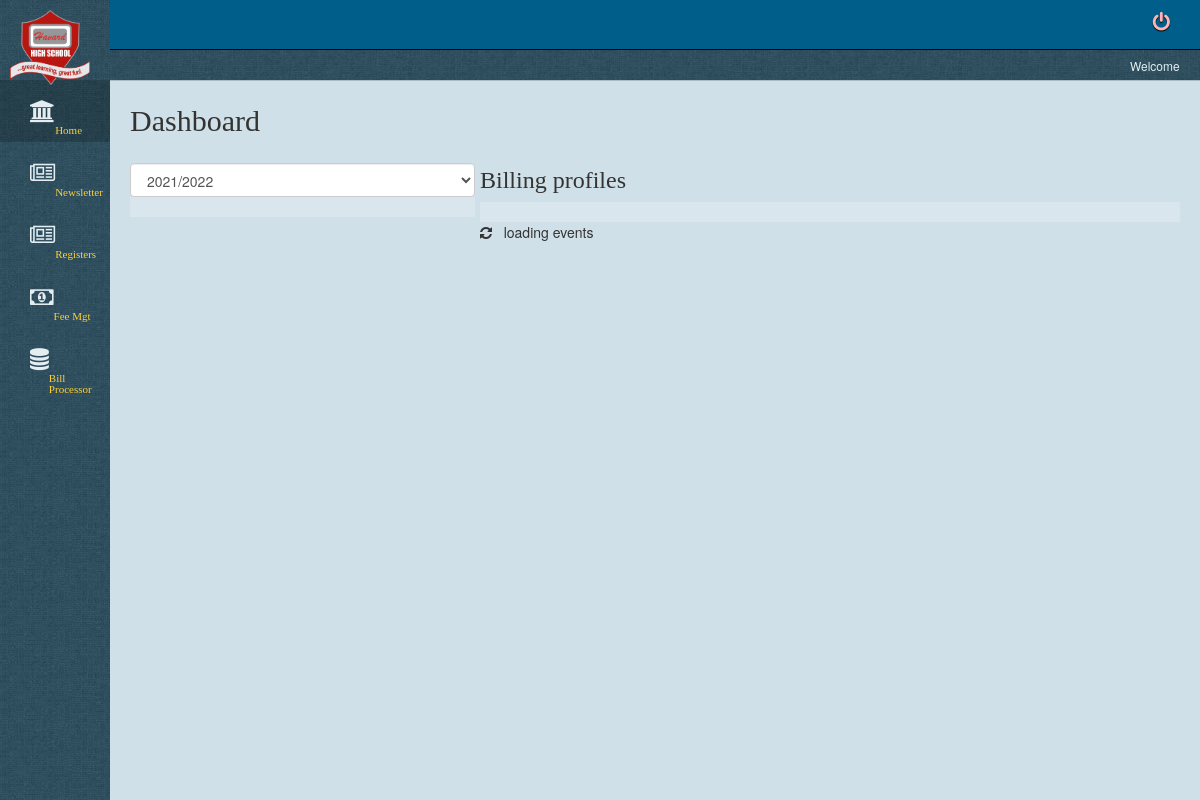
The app's page /portalAdmin/schoolbursar.php, older data.
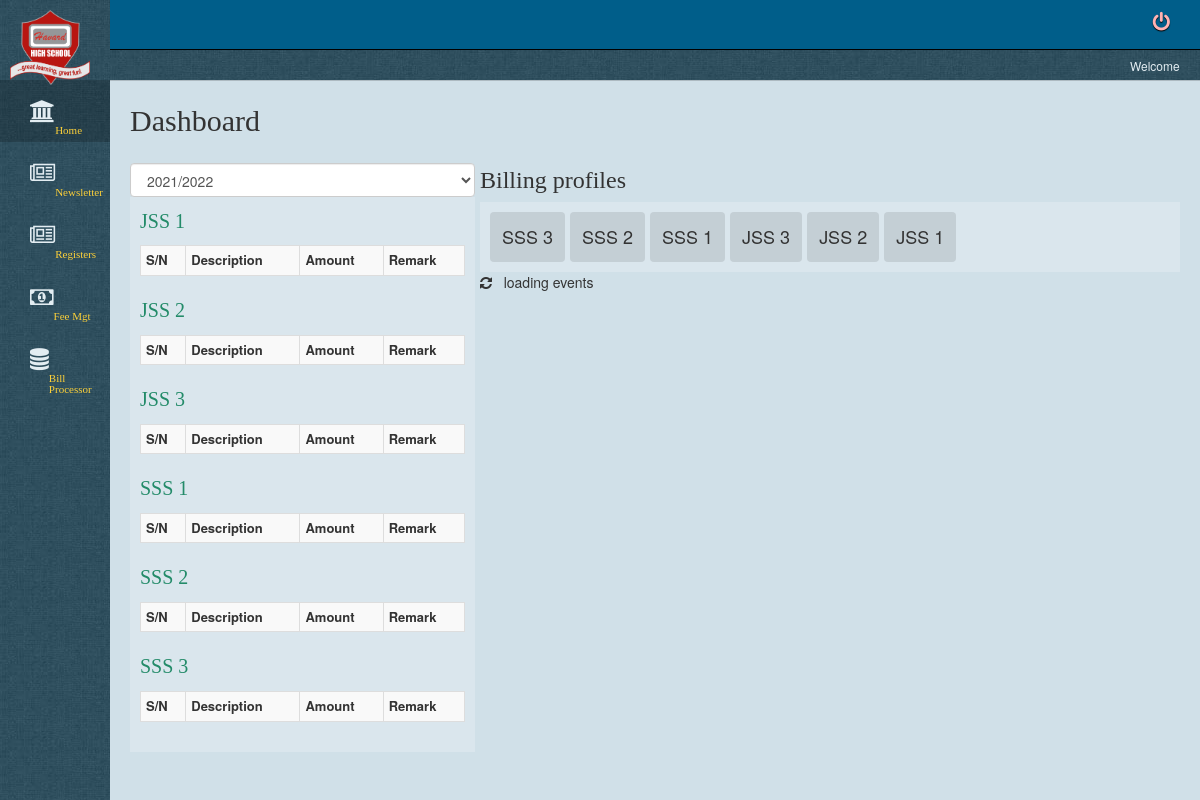
The same page, newer data.
### tables this page shows
CREATE TABLE `paymentcategory` (
  `categoryid` int(11) NOT NULL,
  `paymentname` varchar(30) NOT NULL,
  `session` varchar(15) NOT NULL,
  `paymentdescription` text NOT NULL,
  `term` varchar(20) NOT NULL,
  `dateadded` timestamp NOT NULL DEFAULT current_timestamp()
);

### portalAdmin/schoolbursar.php (the view, shortened to what this page needs)
<?php
include 'PHP/databaseSQLconnectn.php';
?>
<html>
    <head>
        <link href="CSS/hcs.css" rel="stylesheet" type="text/css"/>
        <link href="../CSS/bootstrap.min.css" rel="stylesheet" type="text/css"/>
        <link href="../CSS/fa/css/font-awesome.css" rel="stylesheet" type="text/css"/>
        <link href="JS/summernote.css" rel="stylesheet" type="text/css"/>
    </head>
    <body>
        <div class="clearfix">
            <div class="pull-left menuitems" style="width:110px; background-color:#009CE8; min-height:100%; position:fixed; overflow-x: hidden; background-image: url('../images/background.jpg')">
                <img src='../images/schoollogo.png' width='80' style='position:absolute; top:10px; left:10px; z-index:50'>
                <div class="fa fa-university activemenu menustyling" id="hme" style="margin-top:80px" onclick="menuitems('#home', '#hme')">
                    <span class="dashmenu">Home</span>
                </div><br/>
                <div class="fa fa-newspaper-o menustyling" id="nwsltters" onclick="menuitems('#newsletters', '#nwsltters')">
                    <span class="dashmenu">Newsletter</span>
                </div><br/>
                <div class="fa fa-newspaper-o menustyling" id="reg" onclick="menuitems('#register', '#reg')">
                    <span class="dashmenu">Registers</span>
                </div><br/>
                <div class="fa fa-money menustyling" id="feemanager" onclick="menuitems('#feemngr', '#feemanager');
                        getFeesummary();">
                    <span class="dashmenu" onclick="">Fee Mgt</span>
                </div><br/>
                <div class="fa fa-database menustyling" id="Tsetting" onclick="menuitems('#tsetng', '#Tsetting')">
                    <span class="dashmenu">Bill Processor</span>
                </div><br/>
            </div>
            <div class="pull-right" style="width:calc(100% - 110px); background-color:#D0E0E8; min-height:100%">
                <div class="clearfix" style="height:50px; background-color:#005E8A; border-bottom-style: solid; border-bottom-width:thin; border-bottom-color:#000; box-shadow:0px 0px 1px #000">
                    <span class='pull-right' style="color:#fff; padding:10px; padding-top:12px; margin-right:20px; cursor:pointer">
                        <a href="logout.php"><i class="fa fa-power-off" style='font-size:20px; position:relative; color:#FFB3B3; text-shadow: 0px 1px 1px #000' title='Log out'></i>  </a>
                    </span>
                </div>
                <div style="height:30px; color:#E3EDF2; font-size:12px; padding:7px; text-align: right; background-image: url('../images/background.jpg'); margin-bottom:20px; box-shadow:0px 0px 1px #000">
                    Welcome <?php echo " " . $_SESSION['Name']; ?> &nbsp; &nbsp;
                </div>
                <div style='margin:20px'>
                    <div class='row' style='margin:0px;' id="home">
                        <div style="font-family:raleway; font-size:30px; margin-bottom:20px">
                            Dashboard
                        </div>
                        <div class="col-md-4" style="padding-left:0px; padding-right:5px">
                            <select class="form-control" onchange="loadpayschedule(this.value, 'payschedulepane')">
                                <?php
                                                $year = date("Y")+1;
                                                $yearlast = $year - 1;
                                                $a = 5;
                                                $d = 1;
                                                while ($a > 1) {
                                                    echo "<option>$yearlast/$year</option>";
                                                    $year = $year - $d;
                                                    $yearlast = $year - 1;
                                                    $a--;
                                                }
                                                ?>
                            </select>
                            <div class="col-md-12" style="padding:0px;">
                                <div style="background-color:rgba(255,255,255,0.2); max-height:600px; overflow-y: auto; padding:10px; font-size:12px" id="payschedulepane">
                                    <?php
                                    $k = "select * from paymentcategory order by paymentname asc";
                                    $q = mysqli_query($w, $k);
                                    while ($a = mysqli_fetch_array($q)) {
                                        $paymentname = $a['paymentname'];
                                        echo "<div class='title'>$paymentname</div>";
                                        $prep = "<table class='table table-condensed table-bordered table-striped' style='font-size:12px'><tr style='font-weight:600; font-size:13px'><td>S/N</td><td>Description</td><td>Amount</td><td>Remark</td></tr>";
                                        echo $prep . "</table>";
                                    }
                                    ?>
                                </div>
                            </div>
                        </div>
                        <div class='col-md-8' style="padding:0px">
                            <div style="font-family:raleway; font-size:24px; font-weight:400; margin-bottom:5px">
                                Billing profiles
                            </div>
                            <div style="background-color:rgba(255,255,255,0.2); padding:10px">
                                <?php
                                $ga = "select * from paymentcategory order by dateadded desc";
                                $op = mysqli_query($w, $ga);
                                while ($bg = mysqli_fetch_array($op)) {
                                    $payname = $bg['paymentname'];
                                    echo "<span style='display:inline-block; background-color:rgba(0,0,0,0.1); border-radius:4px; padding:12px; font-size:18px; margin-right:5px'>$payname</span>";
                                }
                                ?>
                            </div>
                            <div id="shownevents">
                            </div>
                        </div>
                    </div>
                </div>
            </div>
    </body>
</html>

### portalAdmin/schoolbursar.php (style rules this page uses)
.title { font-family:raleway; margin-bottom:10px; font-size:20px; color:#238B69 }
body { margin:0px; font-family:raleway; }
.menuitems { cursor:pointer; color:#fff; }
.activemenu { background-color:rgba(0,0,0,0.2); color:#1CB5FF; }
.dashmenu { position:absolute; color:#FCD039; font-size:11px; font-family:verdana; top:45px; }
.menustyling { color:#E3EDF2 ; font-size:22px !important; padding:20px; padding-left:30px; padding-right:55px; position:relative }

Row changes from the older to the newer data that the page shows:
added paymentcategory: paymentname "JSS 1"
added paymentcategory: paymentname "JSS 2"
added paymentcategory: paymentname "JSS 3"
added paymentcategory: paymentname "SSS 1"
added paymentcategory: paymentname "SSS 2"
added paymentcategory: paymentname "SSS 3"
